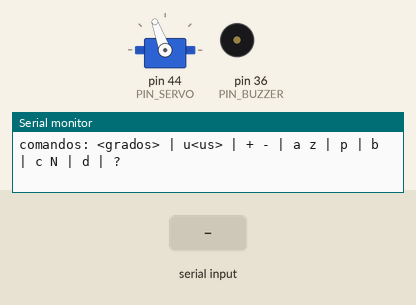
This sketch was run on a simulated Arduino Mega 2560, built with avr-gcc and run on an emulated ATmega2560. Shown: servo, buzzer (waves = sounding), the last lines printed to the serial monitor. The inputs (shaded band) are chosen by the test bench.

Above: at 1.2 s.
1.3 s: "c\n" received over Serial
At 1.7 s:
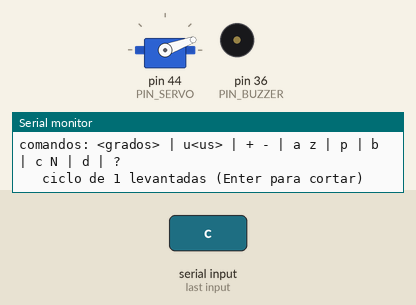
3.9 s: "u90\n" received over Serial
At 5.1 s:
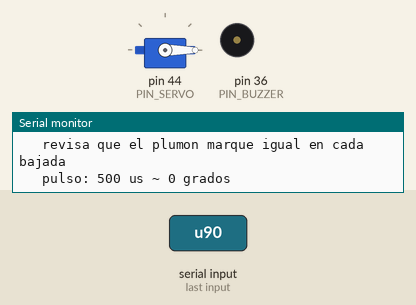
5.4 s: "b90\n" received over Serial
At 7.83 s:
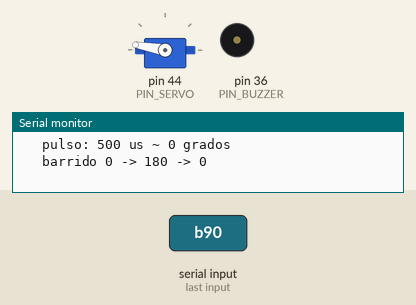
8.4 s: "200\n" received over Serial
11.4 s: "u,45\n" received over Serial
At 12.2 s:
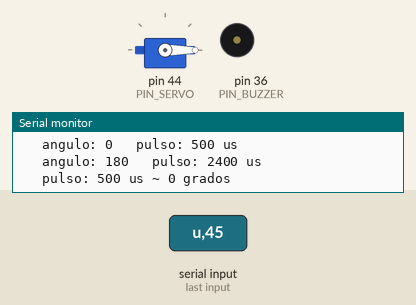
Timing chart, 0 to 13.9 s (numbered marks = the images above; inputs shaded):
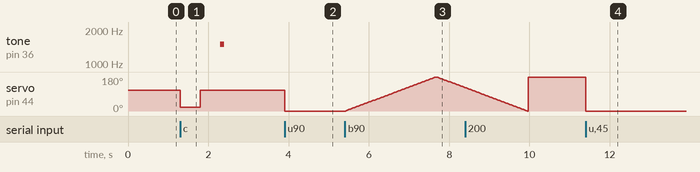

Measured:
- after the input at 1.3 s, tone on pin 36 (PIN_BUZZER): silent → 1500 Hz after 1.0 s, → silent 0.10 s later; servo on pin 44 (PIN_SERVO): 110° → 20° at once, → 110° 0.50 s later
- after the input at 3.9 s, servo on pin 44 (PIN_SERVO): 110° → 0° at once
- after the input at 5.4 s, servo on pin 44 (PIN_SERVO): rises from 0° to 180° in 2.2 s, then falls to 124° in 0.73 s
- after the input at 11.4 s, servo on pin 44 (PIN_SERVO): 180° → 0° at once

The sketch:

prueba_servo.ino
```cpp
/*
  MathBot · prueba y calibración del servo del plumón (SG90 / MG90S en D44)

  El servo NO se alimenta del 5 V del Arduino: va al buck LM2596 ajustado a 5.5–6 V,
  con la tierra unida a la del Mega. Solo la señal (naranja) va a D44.

  Monitor Serie a 115200, con Enter:
    90          ir a 90 grados
    u1500       ir a 1500 microsegundos (para encontrar los topes reales del servo)
    +  / -      subir / bajar 1 grado
    a           guardar la posición actual como ARRIBA
    z           guardar la posición actual como ABAJO (punta tocando la hoja)
    p           alternar plumón arriba / abajo
    b           barrido lento 0 -> 180 -> 0
    c 20        ciclo de 20 bajadas/subidas (repetibilidad del levante)
    d           soltar el servo (sin pulso: se puede girar con la mano)
    ?           estado

  Al terminar copia los valores de ARRIBA y ABAJO a SERVO_ARRIBA / SERVO_ABAJO en mathbot_mega.ino.
*/
#include <Servo.h>

const uint8_t PIN_SERVO = 44;
const uint8_t PIN_BUZZER = 36;
const int PULSO_MIN = 500, PULSO_MAX = 2400;  // SG90; si zumba en los extremos, estrecha el rango

Servo servo;
int angulo = 90;
int arriba = 110;  // valores iniciales de mathbot_mega.ino
int abajo = 20;
bool plumaAbajo = false;

void ir(int a) {
  angulo = constrain(a, 0, 180);
  if (!servo.attached()) servo.attach(PIN_SERVO, PULSO_MIN, PULSO_MAX);
  servo.write(angulo);
  Serial.print(F("   angulo: ")); Serial.print(angulo);
  Serial.print(F("   pulso: ")); Serial.print(servo.readMicroseconds()); Serial.println(F(" us"));
}

void estado() {
  Serial.println(F("---- servo del plumon (D44) ----"));
  Serial.print(F("actual: ")); Serial.print(angulo);
  Serial.print(F("   ARRIBA: ")); Serial.print(arriba);
  Serial.print(F("   ABAJO: ")); Serial.print(abajo);
  Serial.print(F("   recorrido: ")); Serial.print(abs(arriba - abajo)); Serial.println(F(" grados"));
  Serial.println(F("comandos: <grados> | u<us> | + - | a z | p | b | c N | d | ?"));
}

void barrido() {
  Serial.println(F("   barrido 0 -> 180 -> 0"));
  for (int a = 0; a <= 180; a += 2) { servo.write(a); delay(25); }
  for (int a = 180; a >= 0; a -= 2) { servo.write(a); delay(25); }
  ir(angulo);
}

void ciclo(int n) {
  Serial.print(F("   ciclo de ")); Serial.print(n); Serial.println(F(" levantadas (Enter para cortar)"));
  for (int i = 1; i <= n && !Serial.available(); i++) {
    servo.write(abajo); delay(500);
    servo.write(arriba); delay(500);
    Serial.print(F("   ")); Serial.println(i);
  }
  plumaAbajo = false;
  angulo = arriba;
  tone(PIN_BUZZER, 1500, 100);
  Serial.println(F("   revisa que el plumon marque igual en cada bajada"));
}

void setup() {
  Serial.begin(115200);
  Serial.setTimeout(100);
  pinMode(PIN_BUZZER, OUTPUT);
  ir(arriba);
  estado();
}

void loop() {
  if (!Serial.available()) return;
  String s = Serial.readStringUntil('\n');
  s.trim();
  if (!s.length()) return;
  char c = s[0];

  if (isDigit(c)) { ir(s.toInt()); return; }
  switch (c) {
    case 'u': {
      int us = constrain(s.substring(1).toInt(), PULSO_MIN, PULSO_MAX);
      if (!servo.attached()) servo.attach(PIN_SERVO, PULSO_MIN, PULSO_MAX);
      servo.writeMicroseconds(us);
      angulo = servo.read();
      Serial.print(F("   pulso: ")); Serial.print(us); Serial.print(F(" us ~ ")); Serial.print(angulo); Serial.println(F(" grados"));
      break;
    }
    case '+': ir(angulo + 1); break;
    case '-': ir(angulo - 1); break;
    case 'a': arriba = angulo; Serial.print(F("   ARRIBA = ")); Serial.println(arriba); break;
    case 'z': abajo = angulo; Serial.print(F("   ABAJO = ")); Serial.println(abajo); break;
    case 'p': plumaAbajo = !plumaAbajo; ir(plumaAbajo ? abajo : arriba); break;
    case 'b': barrido(); break;
    case 'c': ciclo(max(1, (int)s.substring(1).toInt())); break;
    case 'd': servo.detach(); Serial.println(F("   servo suelto")); break;
    default: estado();
  }
}
```
